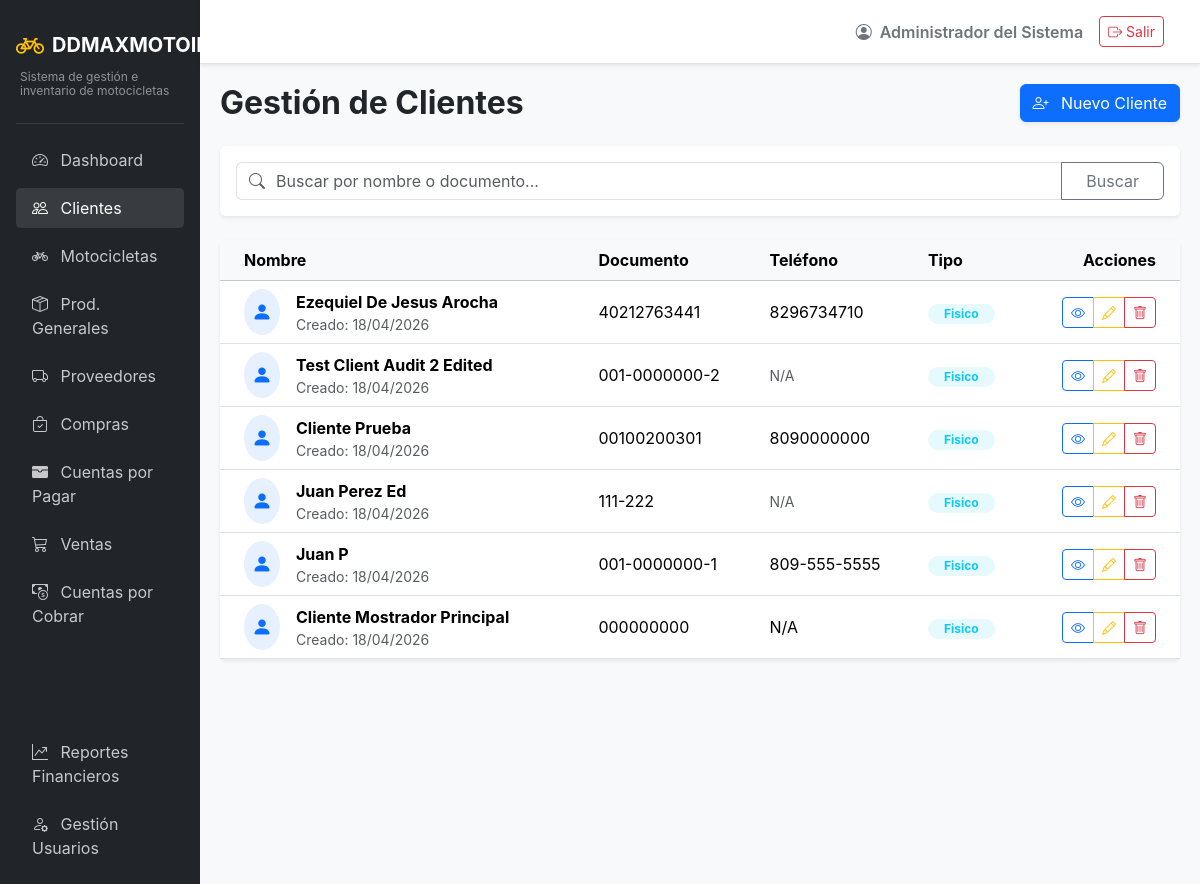
Screenshot of /clients/ (signed in) with the database file from the repository.
### app/models/auth.py (models this page shows, shortened)
class Usuarios(UserMixin, db.Model):
    __tablename__ = 'usuarios'
    id = db.Column(db.Integer, primary_key=True)
    usuario = db.Column(db.String(50), unique=True, nullable=False)
    password_hash = db.Column(db.String(255), nullable=False)
    rol_id = db.Column(db.Integer, db.ForeignKey('roles.id'), nullable=False)
    estado = db.Column(db.String(20), default='activo') # activo/inactivo
    nombre = db.Column(db.String(100), nullable=False)
    created_at = db.Column(db.DateTime, default=datetime.utcnow)
    updated_at = db.Column(db.DateTime, default=datetime.utcnow, onupdate=datetime.utcnow)

### app/models/entities.py (models this page shows)
class Clientes(db.Model):
    __tablename__ = 'clientes'
    id = db.Column(db.Integer, primary_key=True)
    tipo = db.Column(db.String(20), nullable=False) # fisico, juridico
    nombre = db.Column(db.String(150), nullable=False)
    documento = db.Column(db.String(50), unique=True, nullable=False)
    telefono = db.Column(db.String(20))
    direccion = db.Column(db.String(255))
    nombre_garante = db.Column(db.String(150))
    documento_garante = db.Column(db.String(50))
    telefono_garante = db.Column(db.String(20))
    direccion_garante = db.Column(db.String(255))
    created_at = db.Column(db.DateTime, default=datetime.utcnow)

### app/routes/clients.py (the view)
@clients_bp.route('/')
def list_clients():
    search = request.args.get('search', '')
    query = Clientes.query
    if search:
        query = query.filter(or_(
            Clientes.nombre.ilike(f'%{search}%'),
            Clientes.documento.ilike(f'%{search}%')
        ))
    clientes = query.order_by(Clientes.id.desc()).all()
    return render_template('clients/list.html', clientes=clientes, search=search)

### app/models/auth.py (called while the page is built)
@login_manager.user_loader
def load_user(user_id):
    return db.session.get(Usuarios, int(user_id))

### app/templates/clients/list.html (shortened to what this page needs)
{% extends "base.html" %}
{% block content %}
<div class="d-flex justify-content-between align-items-center mb-4">
    <h2 class="fw-bold mb-0">Gestión de Clientes</h2>
    <a href="{{ url_for('clients.create_client') }}" class="btn btn-primary shadow-sm">
        <i class="bi bi-person-plus me-2"></i> Nuevo Cliente
    </a>
</div>
<div class="card shadow-sm border-0 mb-4">
    <div class="card-body">
        <form method="GET" action="{{ url_for('clients.list_clients') }}" class="d-flex w-100">
            <div class="input-group">
                <span class="input-group-text bg-white text-muted border-end-0">
                    <i class="bi bi-search"></i>
                </span>
                <input type="text" class="form-control border-start-0 ps-0" name="search" placeholder="Buscar por nombre o documento..." value="{{ search }}">
                <button class="btn btn-outline-secondary px-4" type="submit">Buscar</button>
            </div>
        </form>
    </div>
</div>
<div class="card shadow-sm border-0">
    <div class="card-body p-0">
        <div class="table-responsive">
            <table class="table table-hover align-middle mb-0">
                <thead class="table-light">
                    <tr>
                        <th class="ps-4">Nombre</th>
                        <th>Documento</th>
                        <th>Teléfono</th>
                        <th>Tipo</th>
                        <th class="text-end pe-4">Acciones</th>
                    </tr>
                </thead>
                <tbody>
                    {% for cliente in clientes %}
                    <tr>
                        <td class="ps-4">
                            <div class="d-flex align-items-center">
                                <div class="bg-primary bg-opacity-10 rounded-circle p-2 me-3 text-primary">
                                    <i class="bi bi-person-fill fs-5"></i>
                                </div>
                                <div>
                                    <div class="fw-bold">{{ cliente.nombre }}</div>
                                    <div class="text-muted small">Creado: {{ cliente.created_at.strftime('%d/%m/%Y') if cliente.created_at else 'N/A' }}</div>
                                </div>
                            </div>
                        </td>
                        <td>{{ cliente.documento }}</td>
                        <td>{{ cliente.telefono or '<span class="text-muted small">N/A</span>'|safe }}</td>
                        <td>
                            <span class="badge {{ 'bg-info' if cliente.tipo == 'fisico' else 'bg-secondary' }} bg-opacity-10 {{ 'text-info' if cliente.tipo == 'fisico' else 'text-secondary' }} px-3 rounded-pill">
                                {{ cliente.tipo|capitalize }}
                            </span>
                        </td>
                        <td class="text-end pe-4">
                            <div class="btn-group" role="group">
                                <a href="{{ url_for('clients.profile_client', id=cliente.id) }}" class="btn btn-sm btn-outline-primary" data-bs-toggle="tooltip" title="Ver Perfil">
                                    <i class="bi bi-eye"></i>
                                </a>
                                <a href="{{ url_for('clients.edit_client', id=cliente.id) }}" class="btn btn-sm btn-outline-warning" data-bs-toggle="tooltip" title="Editar">
                                    <i class="bi bi-pencil"></i>
                                </a>
                                <button type="button" class="btn btn-sm btn-outline-danger" data-bs-toggle="modal" data-bs-target="#deleteModal{{ cliente.id }}" title="Eliminar">
                                    <i class="bi bi-trash"></i>
                                </button>
                            </div>
                        </td>
                    </tr>
                    {% endfor %}
                </tbody>
            </table>
        </div>
    </div>
</div>
{% endblock %}

### app/templates/base.html (shortened to what this page needs)
<!DOCTYPE html>
<html lang="es">
<head>
    <link href="https://cdn.jsdelivr.net/npm/bootstrap@5.3.2/dist/css/bootstrap.min.css" rel="stylesheet">
    <link href="https://cdn.jsdelivr.net/npm/bootstrap-icons@1.11.1/font/bootstrap-icons.css" rel="stylesheet">
</head>
<body>
    <div class="container-fluid p-0">
        <div class="row g-0">
            <div class="col-md-2 sidebar d-none d-md-block p-3">
                <a href="{{ url_for('main.dashboard') }}" class="text-decoration-none d-flex flex-column mb-4 mt-2">
                    <div class="d-flex align-items-center">
                        <i class="bi bi-bicycle fs-3 text-warning me-2"></i>
                        <span class="fs-5 text-white fw-bold">DDMAXMOTOIMPORT</span>
                    </div>
                    <div class="text-white-50 mt-1 ps-1" style="font-size: 0.75rem; line-height: 1.2;">Sistema de gestión e inventario de motocicletas</div>
                </a>
                <hr class="text-secondary">
                <ul class="nav flex-column gap-2">
                    <li class="nav-item">
                        <a class="nav-link {% if request.endpoint and request.endpoint.startswith('main.') %}active{% endif %}" href="{{ url_for('main.dashboard') }}">
                            <i class="bi bi-speedometer2 me-2"></i> Dashboard
                        </a>
                    </li>
                    <li class="nav-item">
                        <a class="nav-link {% if request.endpoint and request.endpoint.startswith('clients.') %}active{% endif %}" href="{{ url_for('clients.list_clients') }}">
                            <i class="bi bi-people me-2"></i> Clientes
                        </a>
                    </li>
                    <li class="nav-item">
                        <a class="nav-link {% if request.endpoint and request.endpoint.startswith('inventory.') and 'product' not in request.endpoint %}active{% endif %}" href="{{ url_for('inventory.list_motorcycles') }}">
                            <i class="bi bi-bicycle me-2"></i> Motocicletas
                        </a>
                    </li>
                    <li class="nav-item">
                        <a class="nav-link {% if request.endpoint and request.endpoint.startswith('inventory.') and 'product' in request.endpoint %}active{% endif %}" href="{{ url_for('inventory.list_products') }}">
                            <i class="bi bi-box-seam me-2"></i> Prod. Generales
                        </a>
                    </li>
                    <li class="nav-item">
                        <a class="nav-link {% if request.endpoint and request.endpoint.startswith('suppliers.') %}active{% endif %}" href="{{ url_for('suppliers.list_suppliers') }}">
                            <i class="bi bi-truck me-2"></i> Proveedores
                        </a>
                    </li>
                    <li class="nav-item">
                        <a class="nav-link {% if request.endpoint and request.endpoint.startswith('purchases.') %}active{% endif %}" href="{{ url_for('purchases.list_purchases') }}">
                            <i class="bi bi-bag-check me-2"></i> Compras
                        </a>
                    </li>
                    <li class="nav-item">
                        <a class="nav-link {% if request.endpoint and request.endpoint.startswith('payables.') %}active{% endif %}" href="{{ url_for('payables.list_accounts') }}">
                            <i class="bi bi-wallet-fill me-2"></i> Cuentas por Pagar
                        </a>
                    </li>
                    <li class="nav-item">
                        <a class="nav-link {% if request.endpoint and request.endpoint.startswith('sales.') %}active{% endif %}" href="{{ url_for('sales.list_sales') }}">
                            <i class="bi bi-cart3 me-2"></i> Ventas
                        </a>
                    </li>
                    <li class="nav-item">
                        <a class="nav-link {% if request.endpoint and request.endpoint.startswith('accounts.') %}active{% endif %}" href="{{ url_for('accounts.list_accounts') }}">
                            <i class="bi bi-cash-coin me-2"></i> Cuentas por Cobrar
                        </a>
                    </li>
                    {% if current_user.is_authenticated and current_user.rol.nombre|upper in ['ADMIN', 'ADMINISTRADOR'] %}
                    <li class="nav-item mt-3">
                        <span class="nav-link text-uppercase small fw-bold text-muted" style="letter-spacing: 1px;">Operaciones Admin</span>
                    </li>
                    <li class="nav-item">
                        <a class="nav-link {% if request.endpoint and request.endpoint.startswith('reports.') %}active{% endif %}" href="{{ url_for('reports.sales_report') }}">
                            <i class="bi bi-graph-up-arrow me-2"></i> Reportes Financieros
                        </a>
                    </li>
                    <li class="nav-item">
                        <a class="nav-link" href="#" onclick="alert('Módulo de usuarios en desarrollo'); return false;">
                            <i class="bi bi-person-gear me-2"></i> Gestión Usuarios
                        </a>
                    </li>
                    {% endif %}
                </ul>
            </div>
            <div class="col-md-10 d-flex flex-column vh-100">
                <nav class="navbar navbar-expand-lg navbar-light bg-white border-bottom shadow-sm px-4 py-3">
                    <div class="container-fluid">
                        <div class="ms-auto d-flex align-items-center">
                            <span class="me-3 fw-semibold text-secondary">
                                <i class="bi bi-person-circle me-1"></i> {{ current_user.nombre }}
                            </span>
                            <a href="{{ url_for('auth.logout') }}" class="btn btn-outline-danger btn-sm">
                                <i class="bi bi-box-arrow-right"></i> Salir
                            </a>
                        </div>
                    </div>
                </nav>
                <main class="content-area flex-grow-1 overflow-auto">
                    {% block content %}{% endblock %}
                </main>
            </div>
        </div>
    </div>
</body>
</html>

### app/templates/base.html (style rules this page uses)
body { background-color: #f8f9fa; font-family: 'Inter', sans-serif; }
.sidebar { background-color: #212529; min-height: 100vh; color: #fff; }
.sidebar .nav-link { color: rgba(255,255,255,.75); transition: 0.3s; }
.sidebar .nav-link:hover, .sidebar .nav-link.active { color: #fff; background: rgba(255,255,255,.1); border-radius: 5px; }
.content-area { padding: 20px; }

### rows the page displays
Usuarios: nombre "Administrador del Sistema"
Clientes: nombre "Ezequiel De Jesus Arocha", created_at "18/04/2026", documento "40212763441", telefono "8296734710", tipo "Fisico"
Clientes: nombre "Test Client Audit 2 Edited", created_at "18/04/2026", documento "001-0000000-2", telefono "N/A", tipo "Fisico"
Clientes: nombre "Cliente Prueba", created_at "18/04/2026", documento "00100200301", telefono "8090000000", tipo "Fisico"
Clientes: nombre "Juan Perez Ed", created_at "18/04/2026", documento "111-222", telefono "N/A", tipo "Fisico"
Clientes: nombre "Juan P", created_at "18/04/2026", documento "001-0000000-1", telefono "809-555-5555", tipo "Fisico"
Clientes: nombre "Cliente Mostrador Principal", created_at "18/04/2026", documento "000000000", telefono "N/A", tipo "Fisico"
